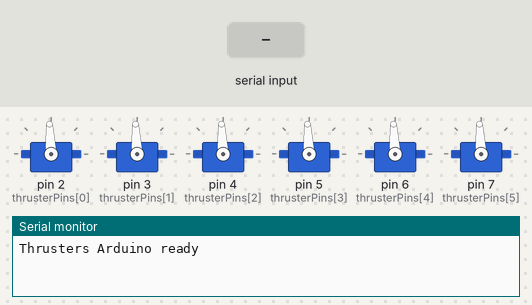
Simulated run of this sketch. Board: Arduino Uno, built with avr-gcc and run on an emulated ATmega328P. On the bench: 6 × servo, the last lines printed to the serial monitor. The inputs (shaded band) are chosen by the test bench.

Above: at 1.2 s.
1.3 s: "THR 1\n" received over Serial
At 2.5 s:
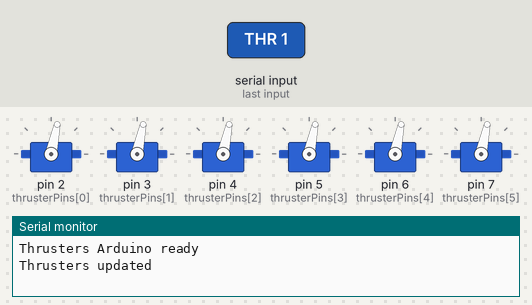
Timing chart, 0 to 4.3 s (numbered marks = the images above; inputs shaded):
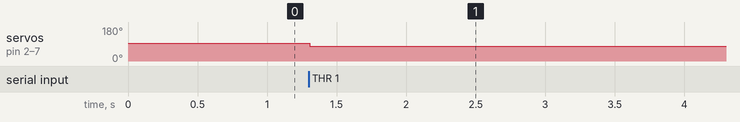

Measured:
- after the input at 1.3 s, servo on pin 2 (thrusterPins[0]), servo on pin 3 (thrusterPins[1]), servo on pin 4 (thrusterPins[2]), servo on pin 5 (thrusterPins[3]), servo on pin 6 (thrusterPins[4]), servo on pin 7 (thrusterPins[5]): 93° → 78° at once

The sketch:

TRASH_Thruster.ino
```cpp
#include <Servo.h>

const int NUM_THRUSTERS = 6;

/*
 Thruster order (make it match the Python):
 0 - FR
 1 - FL
 2 - BR
 3 - BL
 4 - F  (vertical front)
 5 - B  (vertical back)
*/
const int thrusterPins[NUM_THRUSTERS] = {2, 3, 4, 5, 6, 7};

Servo thrusters[NUM_THRUSTERS];

const int NEUTRAL_PWM = 1500;
const int MIN_PWM = 1350;
const int MAX_PWM = 1650;

String inputString = "";
bool stringComplete = false;

void setup() {
  Serial.begin(9600);

  for (int i = 0; i < NUM_THRUSTERS; i++) {
    thrusters[i].attach(thrusterPins[i]);
    thrusters[i].writeMicroseconds(NEUTRAL_PWM);
  }

  inputString.reserve(100);
  Serial.println("Thrusters Arduino ready");
}

void loop() {
  if (stringComplete) {
    processCommand(inputString);
    inputString = "";
    stringComplete = false;
  }
}

void serialEvent() {
  while (Serial.available()) {
    char inChar = (char)Serial.read();
    if (inChar == '\n') {
      stringComplete = true;
    } else {
      inputString += inChar;
    }
  }
}

void processCommand(String command) {
  if (!command.startsWith("THR")) return;

  int pwm[NUM_THRUSTERS];
  int lastIndex = 3; // after "THR"

  for (int i = 0; i < NUM_THRUSTERS; i++) {
    int nextSpace = command.indexOf(' ', lastIndex + 1);
    String value = (i < NUM_THRUSTERS - 1)
                   ? command.substring(lastIndex + 1, nextSpace)
                   : command.substring(lastIndex + 1);

    pwm[i] = constrain(value.toInt(), MIN_PWM, MAX_PWM);
    lastIndex = nextSpace;
  }

  for (int i = 0; i < NUM_THRUSTERS; i++) {
    thrusters[i].writeMicroseconds(pwm[i]);
  }

  Serial.println("Thrusters updated");
}
```
